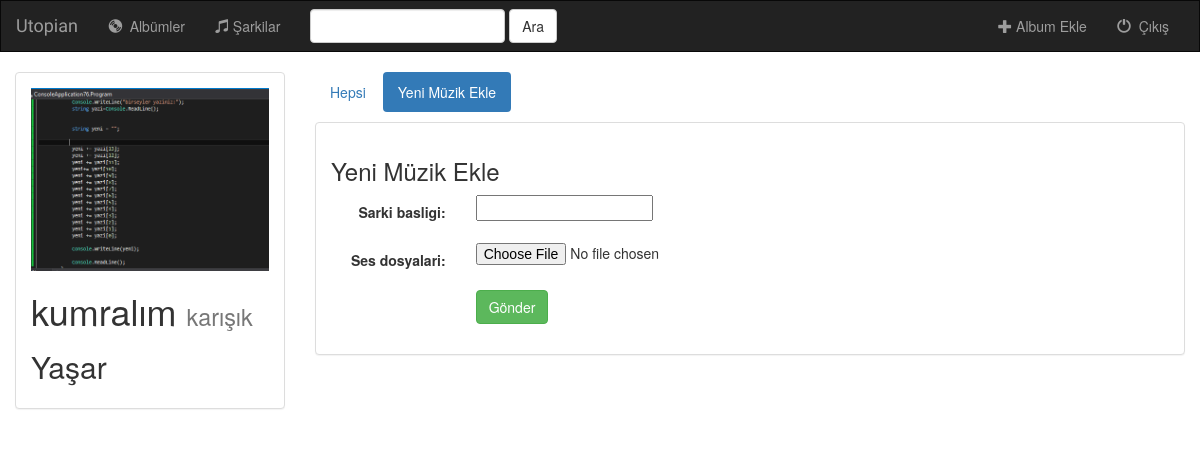
/15/createSong/, run on the app's committed database.
### single/models.py (models this page shows)
class Album(models.Model):
    user = models.ForeignKey(User, default=1)
    sarkici = models.CharField(max_length=250)
    album_basligi = models.CharField(max_length=250)
    tur = models.CharField(max_length=250)
    album_logo = models.FileField()
    favoriler = models.BooleanField(default=False)
    def __str__(self):
        return self.album_basligi + ' - ' + self.sarkici

### single/views.py (the view, shortened to what this page needs)
# urls.py: url(r'^(?P<album_id>[0-9]+)/createSong/$', views.create_song, name='create_sarki'),
def create_song(request, album_id):
    form = SarkiForm(request.POST or None, request.FILES or None)
    album = get_object_or_404(Album, pk=album_id)
    context = {'album': album, 'form': form}
    return render(request, 'single/create_song.html', context)

### single/forms.py
class SarkiForm(forms.ModelForm):
    class Meta:
        model=Sarki
        fields=['sarki_basligi','ses_dosyalari']

### templates/single/create_song.html (shortened to what this page needs)
{% extends 'single/base.html' %}
{% block albums_active %}activate {% endblock %}
{% block body %}
    <div class="container-fluid">
        <div class="row">
            <div class="col-sm-4 col-md-3">
                <div class="panel panel-default">
                    <div class="panel-body">
                        <a href={% url 'single:detail' album.id %}>
                            {% if album.album_logo %}
                                <img src="{{ album.album_logo.url }}" class="img-responsive">
                            {% else %}
                                <h3>Görüntülenecek Resim Yok</h3>
                            {% endif %}
                        <h1>{{ album.album_basligi }}
                            <small>{{ album.tur }}</small>
                        </h1>
                        <h2>{{ album.sarkici }}</h2>
                    </div>
                </div>
            </div>
            <div class="col-sm-8 col-md-9">
                <ul class="nav nav-pills" style="margin-bottom: 10px;">
                    <li role="presentation"><a href="{% url 'single:detail' album.id %}">Hepsi</a></li>
                    <li role="presentation" class="active"><a href="{% url 'single:create_sarki' album.id %}">Yeni Müzik
                        Ekle</a></li>
                </ul>
                <div class="panel panel-default">
                    <div class="panel-body">
                        <h3>Yeni Müzik Ekle</h3>
                        <form class="form-horizontal" role="form" action="" method="post" enctype="multipart/form-data">
                            {% include 'single/form_template.html' %}
                            <div class="form-group">
                                <div class="col-sm-offset-2 col-sm-10">
                                    <button type="submit" class="btn btn-success">Gönder</button>
                                </div>
                            </div>
                        </form>
                    </div>
                </div>
            </div>
        </div>
    </div>
{% endblock %}

### data on the page
Album: album_logo (picture), album_basligi "kumralım", tur "karışık", sarkici "Yaşar"

### other printed values
{{ field.label_tag }} "Sarki basligi:" "Ses dosyalari:"
